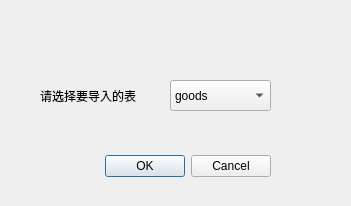
<?xml version="1.0" encoding="UTF-8"?>
<ui version="4.0">
 <class>selection</class>
 <widget class="QDialog" name="selection">
  <property name="geometry">
   <rect>
    <x>0</x>
    <y>0</y>
    <width>351</width>
    <height>206</height>
   </rect>
  </property>
  <property name="windowTitle">
   <string>Dialog</string>
  </property>
  <widget class="QDialogButtonBox" name="buttonBox">
   <property name="geometry">
    <rect>
     <x>-70</x>
     <y>150</y>
     <width>341</width>
     <height>32</height>
    </rect>
   </property>
   <property name="orientation">
    <enum>Qt::Horizontal</enum>
   </property>
   <property name="standardButtons">
    <set>QDialogButtonBox::Cancel|QDialogButtonBox::Ok</set>
   </property>
  </widget>
  <widget class="QComboBox" name="comboBox">
   <property name="geometry">
    <rect>
     <x>170</x>
     <y>80</y>
     <width>101</width>
     <height>31</height>
    </rect>
   </property>
   <item>
    <property name="text">
     <string>goods</string>
    </property>
   </item>
   <item>
    <property name="text">
     <string>market</string>
    </property>
   </item>
   <item>
    <property name="text">
     <string>member</string>
    </property>
   </item>
   <item>
    <property name="text">
     <string>purchase</string>
    </property>
   </item>
   <item>
    <property name="text">
     <string>supplier</string>
    </property>
   </item>
   <item>
    <property name="text">
     <string>worker</string>
    </property>
   </item>
  </widget>
  <widget class="QLabel" name="label">
   <property name="geometry">
    <rect>
     <x>40</x>
     <y>80</y>
     <width>121</width>
     <height>31</height>
    </rect>
   </property>
   <property name="text">
    <string>请选择要导入的表</string>
   </property>
  </widget>
 </widget>
 <resources/>
 <connections>
  <connection>
   <sender>buttonBox</sender>
   <signal>accepted()</signal>
   <receiver>selection</receiver>
   <slot>accept()</slot>
   <hints>
    <hint type="sourcelabel">
     <x>248</x>
     <y>254</y>
    </hint>
    <hint type="destinationlabel">
     <x>157</x>
     <y>274</y>
    </hint>
   </hints>
  </connection>
  <connection>
   <sender>buttonBox</sender>
   <signal>rejected()</signal>
   <receiver>selection</receiver>
   <slot>reject()</slot>
   <hints>
    <hint type="sourcelabel">
     <x>316</x>
     <y>260</y>
    </hint>
    <hint type="destinationlabel">
     <x>286</x>
     <y>274</y>
    </hint>
   </hints>
  </connection>
 </connections>
</ui>
